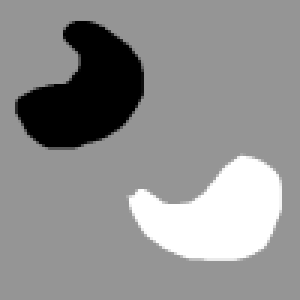
#> input picture Image_Segmentation/data/1.bmp, 100 x 100 px (shown 3 times larger); its folder holds only this picture in this run
$ python main.py
#> lines starting #> are read from the running program, lines starting #| are printed output that depends on the picture; after the words box and inside, x2 and y2 are one past the last pixel; in counts of white or black regions, pixels touching at a corner belong together
#> in main, pic is the input picture: shape (100, 100); min 0, max 255, mean 144.5
from copy import deepcopy
import os
from matplotlib.image import imsave
import matplotlib.pyplot as plt
import numpy as np
import cv2

OutputDir = "output"
ALL_FILES = []
CURRENT_FILE = ""
IF_SHOW = False
Suffix = ".png"
SegmentMethod = ['otsu', 'growing'][1]

growing_config = {
	'1': {'seeds': [[50, 60]], 'c': 0.2},
	'2': {'seeds': [[30, 30]], 'c': 0.2},
	'3': {'seeds': [[80, 80], [140, 60], [42, 112], [78, 155]], 'c': 0.1},
	'4': {'seeds': [[50, 60]], 'c': 0.1},
	'5': {'seeds': [[60, 60]], 'c': 0.2},
	'6': {'seeds': [[20, 40]], 'c': 0.4},
	'b': {'seeds': [[60, 110], [250, 180]], 'c': 0.3},
	'lena': {'seeds': [[100, 450], [250, 460], [50, 100], [150, 50], [200, 10], [300, 500], [20, 460], [50, 440]], 'c': 0.15},
	'objs': {'seeds': [[60, 60], [80, 110]], 'c': 0.2},
}

# [20 lines left out: function show_pic, not called in this run]

def show_with_contour(pic: np.array, contour: np.array, seeds: np.array = None, str1=''):
	global CURRENT_FILE
	pic = pic.squeeze()

	filename = os.path.join(OutputDir, 'c_'+str1+'_'+CURRENT_FILE+Suffix)

	plt.imshow(pic, cmap=plt.get_cmap('gray'),vmin=0,vmax=255)
	plt.contour(contour, colors='red')
	if not seeds is None:
		plt.scatter(seeds[:, 1], seeds[:, 0], color='green', marker='x', linewidths=2)
	plt.xticks([])
	plt.yticks([])
	plt.savefig(filename, bbox_inches='tight', pad_inches=-0.1)
	plt.close()

	filename = os.path.join(OutputDir, 'cf_'+str1+'_'+CURRENT_FILE+Suffix)

	pic = cv2.cvtColor(pic, cv2.COLOR_GRAY2RGB)
	contour = np.repeat(contour[:,:,np.newaxis], 3, axis=-1)
	pic = np.where(contour == 0, pic, np.array([16, 200, 241]))
	plt.imshow(pic, vmin=0,vmax=255)
	# plt.contour(contour, colors='red')

	if not seeds is None:
		plt.scatter(seeds[:, 1], seeds[:, 0], color='green', marker='x', linewidths=2)
	plt.xticks([])
	plt.yticks([])
	plt.savefig(filename, bbox_inches='tight', pad_inches=-0.1)
	plt.close()

	if IF_SHOW:
		plt.imshow(pic, cmap=plt.get_cmap('gray'),vmin=0,vmax=255)
		plt.xticks([])
		plt.yticks([])
		plt.title(CURRENT_FILE)
		plt.show()


# [25 lines left out: function otsu, not called in this run]


def growing(pic: np.array, seeds: np.array, c=0.2) -> np.array:
#> called with seeds = array of shape (1, 2), c = 0.2
	std = np.std(pic.flatten())
#> std = 60.06
	d = [[-1, 0], [0, 1], [1, 0], [0, -1]]
	H, W = pic.shape
#> H = 100; W = 100

	ret_pic = np.zeros_like(pic)
	st = np.zeros_like(pic)
	for seed in seeds:
		st[seed[0], seed[1]] = 1
	while len(seeds) > 0:
		h, w = seeds[0]
		ret_pic[h, w] = 1
		seeds = seeds[1:]
		intensity = pic[h, w]
		for dh, dw in d:
			nh, nw = h + dh, w + dw
			if not ( nh >= 0 and nw >= 0 and nh < H and nw < W ):
				continue
			if not st[nh, nw] == 0:
				continue
			n_intensity = pic[nh, nw]
			# print ('\t[{}, {}] = {}'.format(nh, nw, n_intensity))
			if np.abs(intensity - n_intensity) < c * std:
				st[nh, nw] = 1
				seeds = np.concatenate([seeds, np.array([[nh, nw]])], axis=0)
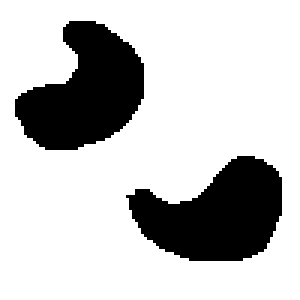
#> ret_pic: shape (100, 100) int32 (shown 3 times larger); values 0 (black) and 1 (white), 76.7% white; 2 black regions, box (x1, y1, x2, y2) and area: (42, 52, 94, 87) 1169, (5, 7, 48, 50) 1160
	return ret_pic


def main():
	global CURRENT_FILE

	_, _, ALL_FILES = list(os.walk("./data"))[0]
	print('\033[1;32m', ALL_FILES, '\033[0m')

	for file in ALL_FILES:
		CURRENT_FILE = os.path.splitext(os.path.basename(file))[0]
		assert(CURRENT_FILE in growing_config)
		print('\033[31m', 'Processing "' + CURRENT_FILE + '"', '\033[0m')

		pic = plt.imread(os.path.join("data", file))

		if SegmentMethod == 'otsu':
			new_pic = otsu(pic)
			show_with_contour(pic, new_pic, None, 'Otsu1')
			show_with_contour(pic, 1-new_pic, None, 'Otsu2')
		else:
			seeds = np.array(growing_config[CURRENT_FILE]['seeds'])
			c = growing_config[CURRENT_FILE]['c']
			new_pic = growing(pic.astype(np.int32), seeds, c)

			show_with_contour(pic, new_pic, seeds, 'Growing1')
#> in show_with_contour, `plt.savefig(filename, bbox_inches='tight', pad_inches=-0.1)`:
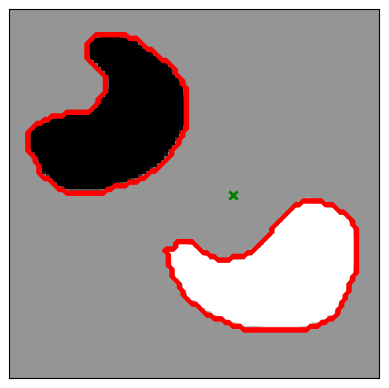
#> figure drawn by matplotlib, 1 panel
#> in show_with_contour, `pic = np.where(contour == 0, pic, np.array([16, 200, 241]))`:
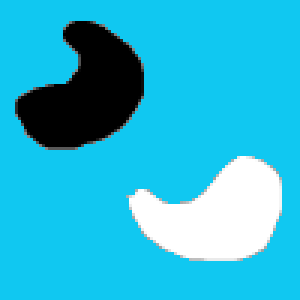
#> pic: shape (100, 100, 3) int64 (shown 3 times larger); mean of channels 0, 1, 2 42.4, 183.6, 215; drawn as R, G, B
#> in show_with_contour, `plt.savefig(filename, bbox_inches='tight', pad_inches=-0.1)`:
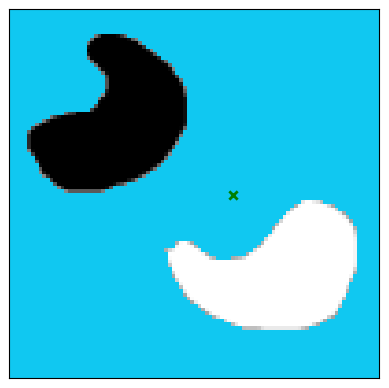
#> figure drawn by matplotlib, 1 panel
			show_with_contour(pic, 1-new_pic, seeds, 'Growing2')
#> call 2 of show_with_contour, with seeds = array of shape (1, 2), str1 = 'Growing2'
#> in show_with_contour (call 2), `pic = np.where(contour == 0, pic, np.array([16, 200, 241]))`:
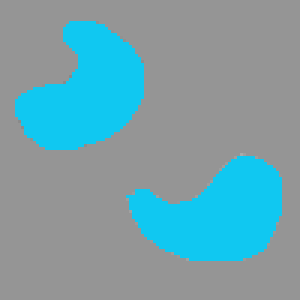
#> pic: shape (100, 100, 3) int64 (shown 3 times larger); mean of channels 0, 1, 2 118, 160.9, 170.4; drawn as R, G, B
#> in show_with_contour (call 2), `plt.savefig(filename, bbox_inches='tight', pad_inches=-0.1)`:
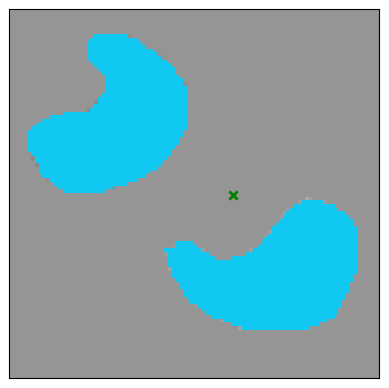
#> figure drawn by matplotlib, 1 panel

if __name__ == "__main__":
	main()

$ run again, on Image_Segmentation/data/5.bmp
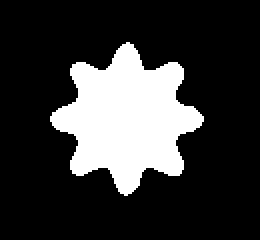
#> input picture Image_Segmentation/data/5.bmp, 130 x 120 px (shown 2 times larger)
#> std = 32.85
#> in show_with_contour, pic is the input picture: shape (120, 130, 3); values 100 (black) and 180 (white), 21.5% white; 1 white region, box (x1, y1, x2, y2) and area: (25, 21, 102, 98) 3350
#> in show_with_contour, `plt.savefig(filename, bbox_inches='tight', pad_inches=-0.1)`:
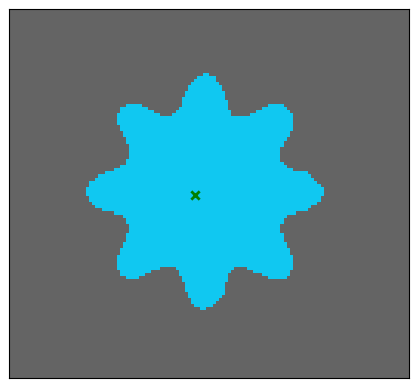
#> figure drawn by matplotlib, 1 panel
#> in show_with_contour (call 2), `plt.savefig(filename, bbox_inches='tight', pad_inches=-0.1)`:
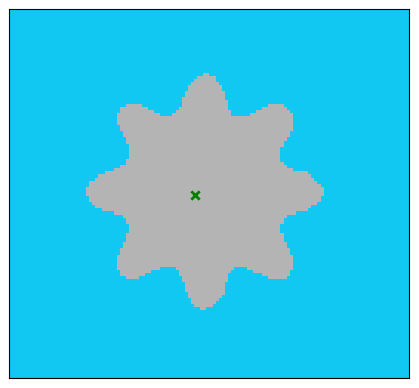
#> figure drawn by matplotlib, 1 panel

$ run again, on Image_Segmentation/data/2.bmp
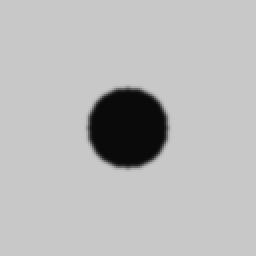
#> input picture Image_Segmentation/data/2.bmp, 128 x 128 px (shown 2 times larger)
#> in main, pic is the input picture: shape (128, 128); min 10, max 200, mean 185.4
#> std = 49.02
#> after the loop in growing, `while len(seeds) > 0:`:
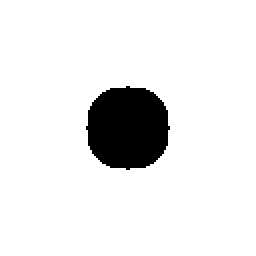
#> ret_pic: shape (128, 128) int32 (shown 2 times larger); values 0 (black) and 1 (white), 91.4% white; 1 black region, box (x1, y1, x2, y2) and area: (43, 43, 85, 85) 1404
#> pic: shape (128, 128, 3) int64
#> in show_with_contour (call 2), `plt.savefig(filename, bbox_inches='tight', pad_inches=-0.1)`:
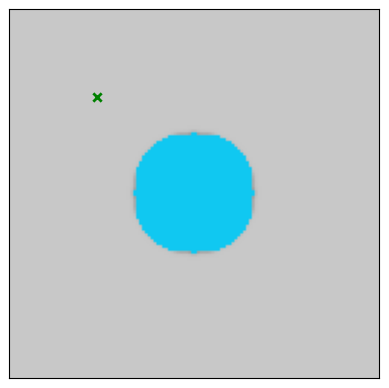
#> figure drawn by matplotlib, 1 panel
